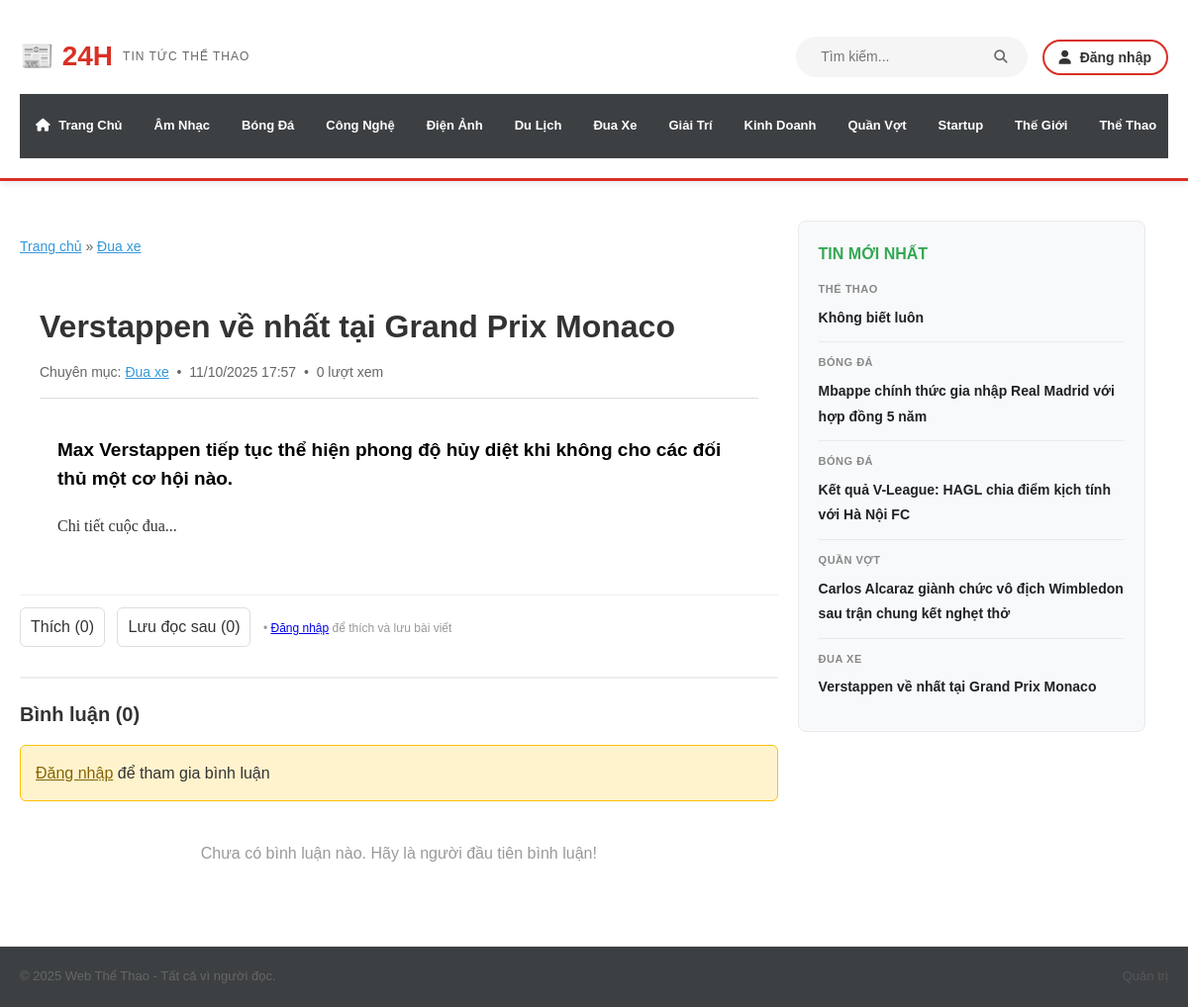
/article.php?slug=verstappen-ve-nhat-monaco-gp, run on the app's committed database.
### tables this page shows
CREATE TABLE `categories` (
  `category_id` int(11) NOT NULL AUTO_INCREMENT PRIMARY KEY,
  `name` varchar(100) NOT NULL,
  `slug` varchar(120) UNIQUE NOT NULL,
  `parent_id` int(11) DEFAULT NULL
);

CREATE TABLE `articles` (
  `article_id` int(11) NOT NULL AUTO_INCREMENT PRIMARY KEY,
  `category_id` int(11) NOT NULL,
  `title` varchar(255) NOT NULL,
  `slug` varchar(255) UNIQUE NOT NULL,
  `summary` text,
  `content` text,
  `image_url` varchar(255) DEFAULT NULL,
  `author_id` int(11) DEFAULT NULL,
  `is_featured` tinyint(1) DEFAULT 0,
  `created_at` timestamp NULL DEFAULT CURRENT_TIMESTAMP
);

### article.php (the view, shortened to what the rows shown need)
<?php
require_once 'dbuser.php';
$db = new dbuser();
if (isset($_GET['slug'])) {
    $article_slug = $_GET['slug'];
} else {
    $article_slug = '';
}
$article = $db->layChiTietBaiVietTheoSlug($article_slug);
$article_id = $article['article_id'];
$luotXem = $db->demLuotXemBaiViet($article_id);
$danhMuc = $db->layTatCaChuyenMuc();
$tinSidebar = $db->layBaiVietMoiNhat(5);
?>
<!DOCTYPE html>
<html lang="vi">
<head>
    <link rel="stylesheet" href="style.css?v=<?php echo time(); ?>">
    <link rel="stylesheet" href="https://cdnjs.cloudflare.com/ajax/libs/font-awesome/6.5.2/css/all.min.css">
</head>
<body>
    <header class="site-header">
        <div class="container">
            <div class="header-content">
                <div class="header-top">
                    <div class="site-logo">
                        <a href="index.php">
                            <h1>📰 24H</h1>
                        </a>
                    </div>
                </div>
                <nav class="main-navigation">
                    <ul>
                        <?php foreach($danhMuc as $dm) { ?>
                        <li><a href="category.php?slug=<?php echo $dm['slug']; ?>"><?php echo $dm['name']; ?></a></li>
                        <?php } ?>
                    </ul>
                </nav>
            </div>
        </div>
    </header>
    <main>
    <div class="container content-area d-flex" style="padding-top: 20px;">
        <div class="main-column col-8 main-column-pad">
            <div class="breadcrumb">
                <a href="index.php">Trang chủ</a> &raquo;
                <a href="category.php?slug=<?php echo $article['category_slug']; ?>"><?php echo $article['category_name']; ?></a>
            </div>
            <article class="full-article">
                <div class="article-header">
                    <h1 class="article-title"><?php echo $article['title']; ?></h1>
                    <div class="article-meta-info d-flex justify-content-between align-items-center">
                        <span class="meta-left">
                            Chuyên mục: <a href="category.php?slug=<?php echo $article['category_slug']; ?>" style="color:#3498db;"><?php echo $article['category_name']; ?></a>
                            &nbsp;•&nbsp;
                            <span class="date-time"><?php echo date('d/m/Y H:i', strtotime($article['created_at'])); ?></span>
                            &nbsp;•&nbsp;
                            <span class="view-count"> <?php echo number_format($luotXem); ?> lượt xem</span>
                        </span>
                    </div>
                </div>
                <div class="article-content">
                    <?php if(!empty($article['summary'])) { ?>
                    <p style="font-weight: bold; color: #000; font-size: 19px; line-height: 1.5; margin-bottom: 20px;">
                        <?php echo $article['summary']; ?>
                    </p>
                    <?php } ?>
                    <div class="article-body">
                        <?php echo $article['content']; ?>
                    </div>
                </div>
            </article>
        </div>
        <aside class="sidebar-column col-4">
            <div class="latest-news-block">
                <header class="latest-news-tit">
                    <h2 class="fw-bold text-uppercase color-green-custom"> TIN MỚI NHẤT</h2>
                </header>
                <div class="latest-news-list">
                    <?php foreach($tinSidebar as $tin) { ?>
                    <div class="sidebar-article">
                        <h4 style="font-size: 11px; color: #888; text-transform: uppercase;">
                            <?php echo $tin['category_name']; ?>
                        </h4>
                        <p>
                            <a href="article.php?slug=<?php echo $tin['slug']; ?>" class="color-main hover-color-24h">
                                <?php echo $tin['title']; ?>
                            </a>
                        </p>
                    </div>
                    <?php } ?>
                </div>
            </div>
        </aside>
    </div>
    </main>
</body>
</html>

### data on the page
categories: name "Âm Nhạc"
categories: name "Bóng Đá"
categories: name "Công Nghệ"
categories: name "Điện Ảnh"
categories: name "Du Lịch"
categories: name "Đua Xe", name "Đua xe"
categories: name "Giải Trí"
categories: name "Kinh Doanh"
categories: name "Quần Vợt"
categories: name "Startup"
categories: name "Thế Giới"
categories: name "Thể Thao"
articles: title "Verstappen về nhất tại Grand Prix Monaco", created_at "11/10/2025 17:57", summary "Max Verstappen tiếp tục thể hiện phong độ hủy diệt khi không cho các đối thủ một cơ hội nào.", content "Chi tiết cuộc đua...", category.name "ĐUA XE"
articles: category.name "THỂ THAO", title "Không biết luôn"
articles: category.name "BÓNG ĐÁ", title "Mbappe chính thức gia nhập Real Madrid với hợp đồng 5 năm"
articles: category.name "BÓNG ĐÁ", title "Kết quả V-League: HAGL chia điểm kịch tính với Hà Nội FC"
articles: category.name "QUẦN VỢT", title "Carlos Alcaraz giành chức vô địch Wimbledon sau trận chung kết nghẹt thở"

### other printed values
$luotXem "0"
$luotThich "0"
$luotLuu "0"
$soBinhLuan "0"
